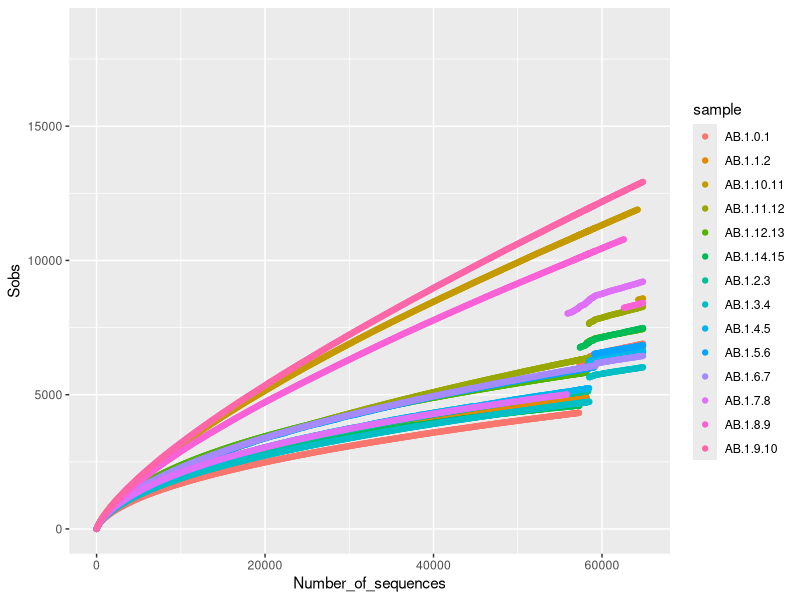
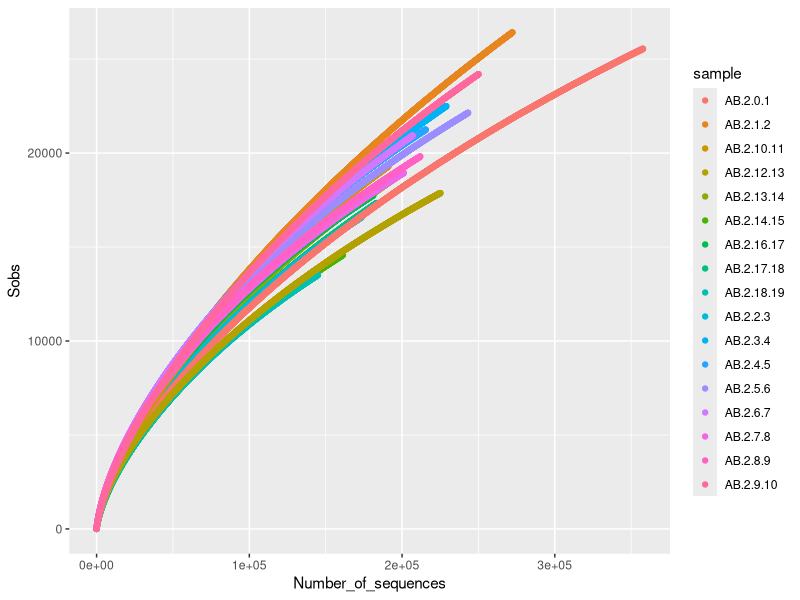
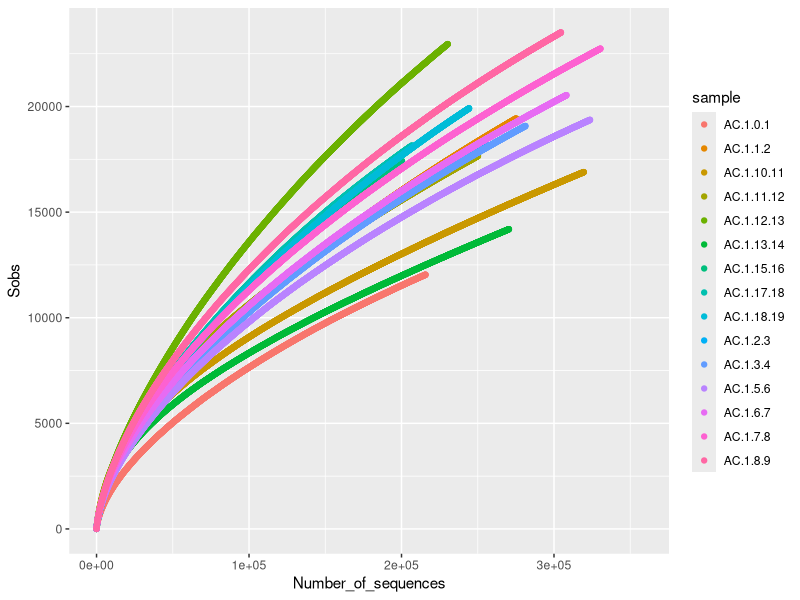
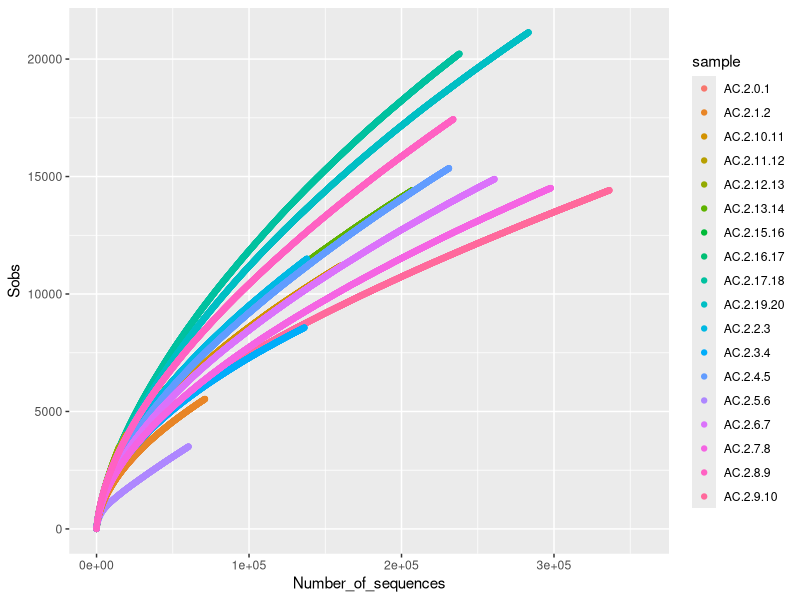

Write the R code that produced these figures, in order.
#Joy Buongiorno
#jbuongior21@gmail.com
#calculate alpha diversity

library(tidyr)
library(dplyr)
library(plyr)
library(ggplot2)

AB1_alpha<-read.csv("Alpha_AB1.csv") #updated with normalized data at 60,000 sequences
head(AB1_alpha)
AB1_aplha_tidy<-gather(AB1_alpha, sample, Sobs, AB.1.0.1: AB.1.9.10)
head (AB1_aplha_tidy)
AB1_alpha_plot<-ggplot(AB1_aplha_tidy, aes(x=Number_of_sequences, y=Sobs, color=sample)) +
  geom_point(aes(fill=sample))


AB2_alpha<-read.csv("Alpha_AB2.csv")
head(AB2_alpha)
AB2_aplha_tidy<-gather(AB2_alpha, sample, Sobs, AB.2.1.2: AB.2.9.10)
head (AB2_aplha_tidy)
AB2_alpha_plot<-ggplot(AB2_aplha_tidy, aes(x=Number_of_sequences, y=Sobs, color=sample)) +
  geom_point(aes(fill=sample))

AC1_alpha<-read.csv("Alpha_AC1.csv")
head(AC1_alpha)
AC1_aplha_tidy<-gather(AC1_alpha, sample, Sobs, AC.1.0.1: AC.1.8.9)
head (AC1_aplha_tidy)
AC1_alpha_plot<-ggplot(AC1_aplha_tidy, aes(x=Number_of_sequences, y=Sobs, color=sample)) +
  geom_point(aes(fill=sample))

AC2_alpha<-read.csv("Alpha_AC2.csv")
head(AC2_alpha)
AC2_aplha_tidy<-gather(AC2_alpha, sample, Sobs, AC.2.17.18: AC.2.8.9)
head (AC2_aplha_tidy)
AC2_alpha_plot<-ggplot(AC2_aplha_tidy, aes(x=Number_of_sequences, y=Sobs, color=sample)) +
  geom_point(aes(fill=sample))
